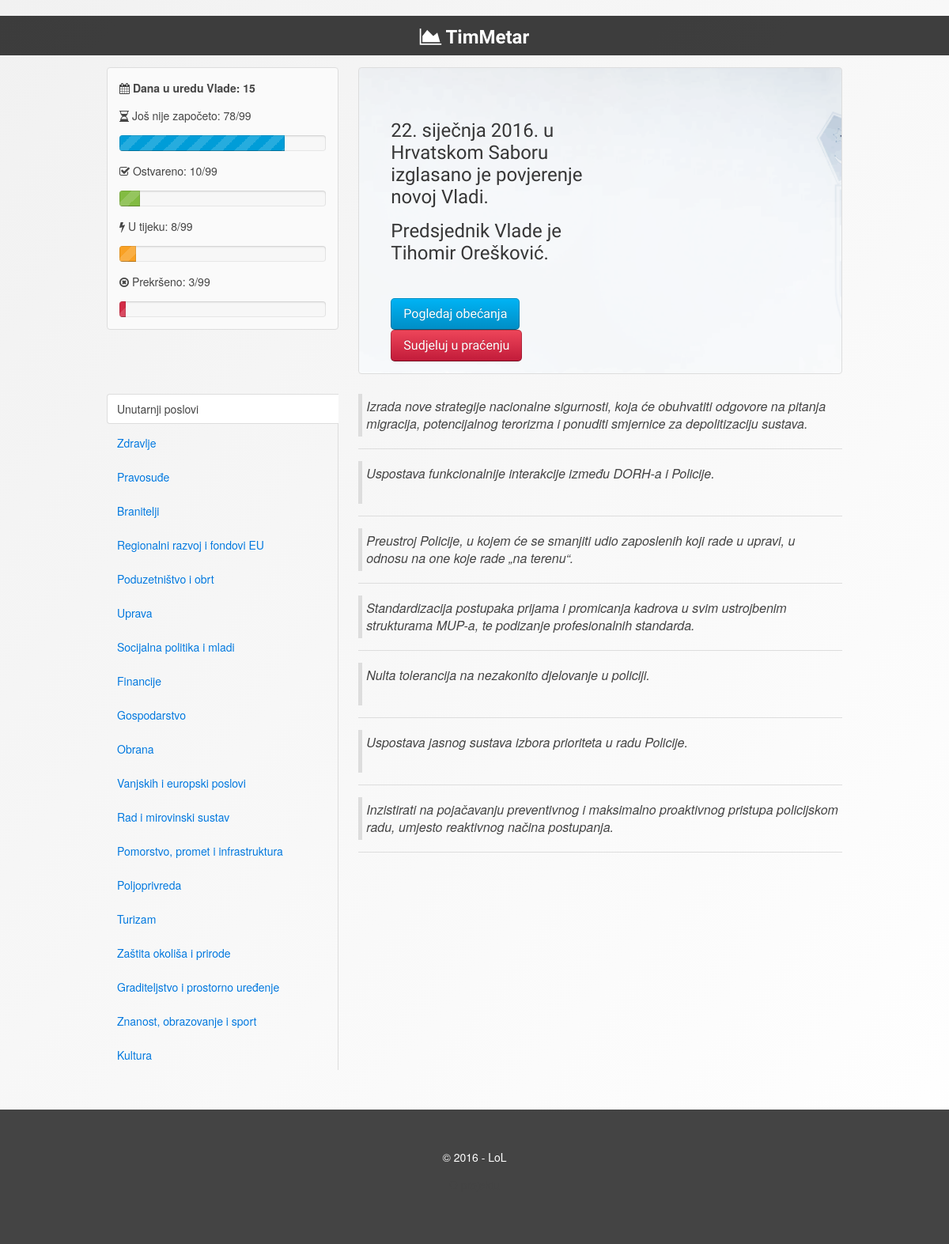
The page / on the database its author committed.
### tables this page shows
CREATE TABLE ministarstvo (id INTEGER PRIMARY KEY, naziv TEXT NOT NULL, ukupno INTEGER, prekrseno INTEGER, utijeku INTEGER, ostvareno INTEGER);

CREATE TABLE obecanje (id INTEGER PRIMARY KEY NOT NULL, tekst TEXT NOT NULL, pojasnjenje TEXT, id_min INTEGER REFERENCES ministarstvo (id) ON DELETE CASCADE ON UPDATE CASCADE, ostvareno INTEGER, prekrseno INTEGER, utijeku INTEGER, zapoceto BOOLEAN);

### wsgi/timmetar.py (the view)
@app.route('/')
def home():
    ministarstva = dbMinInfo(db)
    obecanja = dbObecanja(db)
    postojeci = False
    if session.get('korisnik') != None:
        postojeci = True
    return render_template(
        'index.html',
        year = datetime.now().year,
        ministarstva = ministarstva,
        obecanja = obecanja,
        postojeci = postojeci)

### wsgi/templates/index.html (shortened to what this page needs)
﻿{% extends "layout.html" %}
{% block content %}
<div class="uk-grid">
    <div class="uk-width-1-3">
        <div class="uk-panel uk-panel-box overviewbox">
            <i class="uk-icon-calendar"></i><strong> Dana u uredu Vlade: 15</strong>
            <p><i class="uk-icon-hourglass-2"></i> Još nije započeto: 78/99</p>
            <div class="uk-progress uk-progress-striped uk-active">
                <div class="uk-progress-bar" style="width: 80%;"></div>
            </div>
            <p><i class="uk-icon-check-square-o"></i> Ostvareno: 10/99</p>
            <div class="uk-progress uk-progress-success uk-progress-striped uk-active">
                <div class="uk-progress-bar " style="width: 10%;"></div>
            </div>
            <p><i class="uk-icon-bolt"></i> U tijeku: 8/99</p>
            <div class="uk-progress uk-progress-warning uk-progress-striped uk-active">
                <div class="uk-progress-bar " style="width: 8%;"></div>
            </div>
            <p><i class="uk-icon-times-circle-o"></i> Prekršeno: 3/99</p>
            <div class="uk-progress uk-progress-danger uk-progress-striped uk-active">
                <div class="uk-progress-bar " style="width: 3%;"></div>
            </div>
        </div>
    </div>
    <div class="uk-width-2-3">
        <div class="uk-panel uk-panel-box introbox">
            <div class="uk-margin-large-top">
                <p>22. siječnja 2016. u Hrvatskom Saboru izglasano je povjerenje novoj Vladi.</p>
                <p>Predsjednik Vlade je Tihomir Orešković.</p>
                <br />
                <a class="uk-button uk-button-large uk-button-primary" type="button" href="#promises" data-uk-smooth-scroll="{offset: 10}">Pogledaj obećanja</a>
                <button class="uk-button uk-button-large uk-button-danger" data-uk-modal="{target:'#trackpromises'}" type="button">Sudjeluj u praćenju</button>
            </div>
        </div>
    </div>
</div>
<div class="uk-grid">
    <div class="uk-width-1-3">
        <ul class="uk-tab uk-tab-left" data-uk-tab="{connect:'#tab-left-content'}">
            {% for ministarstvo in ministarstva %}
            <li><a href="">{{ ministarstvo.naziv }}</a></li>
            {% endfor %}
        </ul>
    </div>
    <div id="promises" class="uk-width-2-3">
        <ul id="tab-left-content" class="uk-switcher">
            {% for grupa in obecanja|groupby('id_min') %}
            <li>
                <ul class="uk-list">
                    {% for obecanje in grupa.list%}
                    <li class="promise">
                        <blockquote id="{{obecanje.id}}" data-uk-toggle="{target:'#info{{obecanje.id}}'}">{{obecanje.tekst}}</blockquote>
                        <hr />
                    </li>
                    {% endfor %}
                </ul>
            </li>
            {% endfor %}
        </ul>
    </div>
</div>
{% endblock %}

### wsgi/templates/layout.html (shortened to what this page needs)
﻿<!DOCTYPE html>
<html>
<head>
    <link rel="stylesheet" type="text/css" href="/static/content/uikit.gradient.css" />
    <link rel="stylesheet" type="text/css" href="/static/content/components/progress.gradient.min.css" />
    <link rel="stylesheet" type="text/css" href="/static/content/components/sticky.min.css" />
    <link rel="stylesheet" type="text/css" href="/static/content/site.css" />
</head>
<body>
    <nav data-uk-sticky class="navigation">
        <center><p id="logo"><i class="uk-icon-area-chart"></i> TimMetar</p></center>
    </nav>
    <div class="uk-container uk-container-center uk-margin-large-bottom uk-margin-top">
        <div class="container body-content">
            {% block content %}{% endblock %}
        </div>
    </div>
    <footer>
            <div class="uk-container uk-container-center uk-text-center">
                <p>&copy; {{ year }} - LoL</p>
                <ul class="uk-subnav uk-subnav-line uk-flex-center">
                    <li><a href="http://github.com/uikit/uikit">O projektu</a></li>
                </ul>
            </div>
    </footer>
</body>
</html>

### wsgi/static/content/site.css (style rules this page uses)
body { background: #ffffff; background: -webkit-linear-gradient(left top, #f1f1f1, #ffffff); background: -o-linear-gradient(bottom right, #f1f1f1, #ffffff); background: -moz-linear-gradient(bottom right, #f1f1f1, #ffffff); background: linear-gradient(to bottom right, #f1f1f1, #ffffff); }
.introbox { background-image: url('/static/img/bg.png'); background-repeat:no-repeat; background-size:cover; color:#373737; font-family: 'Ubuntu', sans-serif; font-size:x-large; line-height:normal; min-height: 300px; padding-right: 300px; padding-left: 40px; }
.overviewbox { min-height: 300px; }
blockquote { padding:5px; min-height: 44px; }
nav.navigation { background-color: rgba(15,15,15,0.8); width:100%; height: 50px; }
p#logo { color:#fff; margin-top: 15px; font-family: 'Ubuntu', sans-serif; font-weight: 700; font-size:x-large; display: inline-block; }
footer { padding-top: 50px; padding-bottom: 50px; color: white; background-color: #444444; width:100%; }

### rows shown on the page
ministarstvo: naziv "Unutarnji poslovi"
ministarstvo: naziv "Zdravlje"
ministarstvo: naziv "Pravosuđe"
ministarstvo: naziv "Branitelji"
ministarstvo: naziv "Regionalni razvoj i fondovi EU"
ministarstvo: naziv "Poduzetništvo i obrt"
ministarstvo: naziv "Uprava"
ministarstvo: naziv "Socijalna politika i mladi"
ministarstvo: naziv "Financije"
ministarstvo: naziv "Gospodarstvo"
ministarstvo: naziv "Obrana"
ministarstvo: naziv "Vanjskih i europski poslovi"
ministarstvo: naziv "Rad i mirovinski sustav"
ministarstvo: naziv "Pomorstvo, promet i infrastruktura"
ministarstvo: naziv "Poljoprivreda"
ministarstvo: naziv "Turizam"
ministarstvo: naziv "Zaštita okoliša i prirode"
ministarstvo: naziv "Graditeljstvo i prostorno uređenje"
ministarstvo: naziv "Znanost, obrazovanje i sport"
ministarstvo: naziv "Kultura"
obecanje: tekst "Izrada nove strategije nacionalne sigurnosti, koja će obuhvatiti odgovore na pitanja migracija, potencijalnog terorizma i ponuditi smjernice za depolitizaciju sustava."
obecanje: tekst "Uspostava funkcionalnije interakcije između DORH-a i Policije."
obecanje: tekst "Preustroj Policije, u kojem će se smanjiti udio zaposlenih koji rade u upravi, u odnosu na one koje rade „na terenu“."
obecanje: tekst "Standardizacija postupaka prijama i promicanja kadrova u svim ustrojbenim strukturama MUP-a, te podizanje profesionalnih standarda."
obecanje: tekst "Nulta tolerancija na nezakonito djelovanje u policiji."
obecanje: tekst "Uspostava jasnog sustava izbora prioriteta u radu Policije."
obecanje: tekst "Inzistirati na pojačavanju preventivnog i maksimalno proaktivnog pristupa policijskom radu, umjesto reaktivnog načina postupanja."
